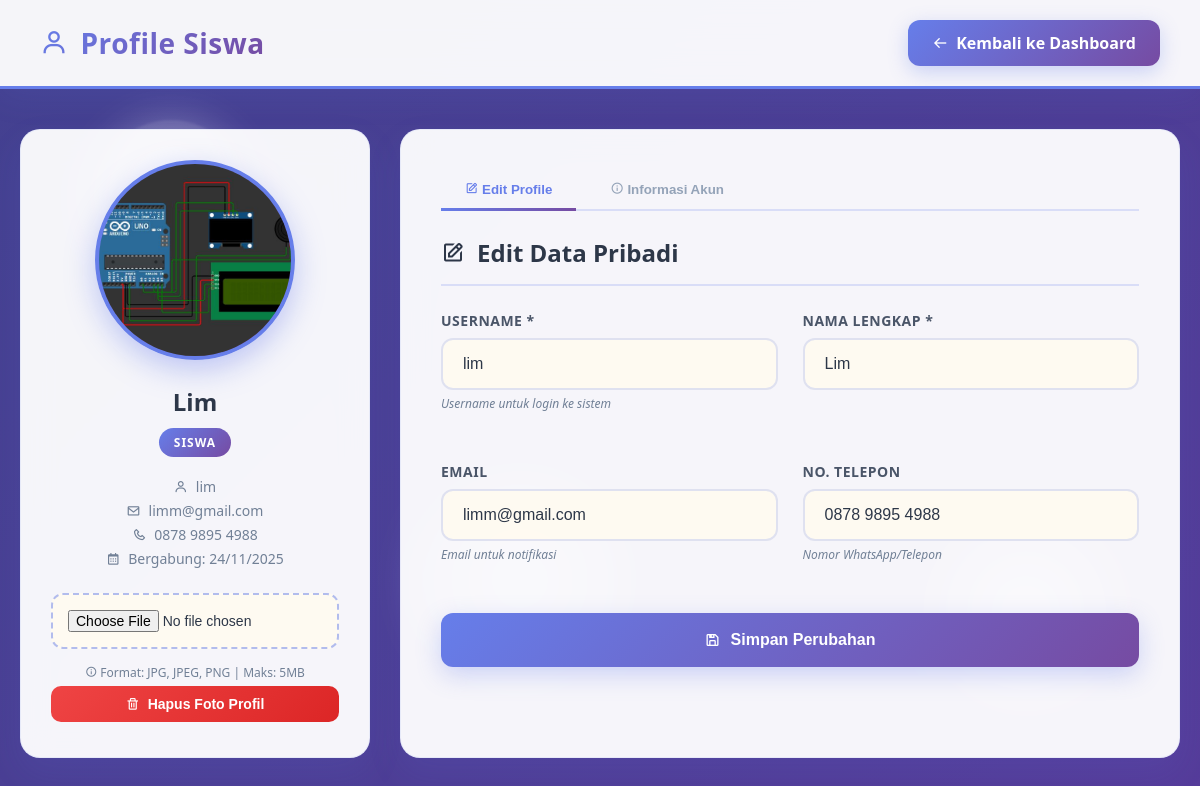
Page /profil.php (signed in) on the committed database.
### tables this page shows
CREATE TABLE `users` (
  `ID` int(11) NOT NULL,
  `USERNAME` varchar(100) NOT NULL,
  `PASSWORD` varchar(100) NOT NULL,
  `ROLE` enum('Admin','Guru_BK','Siswa') DEFAULT NULL,
  `NAMA_LENGKAP` varchar(100) NOT NULL,
  `EMAIL` varchar(100) DEFAULT NULL,
  `NO_TELEPON` varchar(15) DEFAULT NULL,
  `STATUS` enum('Aktif','Tidak_Aktif') DEFAULT 'Aktif',
  `CREATED_AT` timestamp NOT NULL DEFAULT current_timestamp(),
  `UPDATED_AT` timestamp NOT NULL DEFAULT current_timestamp() ON UPDATE current_timestamp()
);

### profil.php (the view, shortened to what this page needs)
<?php
include 'koneksi.php';
$user_id = $_SESSION['user_id'];
$role = $_SESSION['role'];
$nama_lengkap = $_SESSION['nama_lengkap'];
$sql_user = "SELECT * FROM users WHERE ID = ?";
$stmt_user = $koneksi->prepare($sql_user);
$stmt_user->bind_param("i", $user_id);
$stmt_user->execute();
$result_user = $stmt_user->get_result();
$user_data = $result_user->fetch_assoc();
$default_photo = 'https://ui-avatars.com/api/?name=' . urlencode($nama_lengkap) . '&background=' . ($role == 'Admin' ? '8b5cf6' : ($role == 'Guru_BK' ? '3182ce' : '667eea')) . '&color=fff&size=150';
$has_photo = false;
$profile_photo = $default_photo;
$profile_files = glob('uploads/profile_' . $user_id . '.*');
if (!empty($profile_files)) {
    foreach ($profile_files as $file) {
        $ext = strtolower(pathinfo($file, PATHINFO_EXTENSION));
        if (in_array($ext, ['jpg', 'jpeg', 'png', 'gif'])) {
            $profile_photo = $file;
            $has_photo = true;
            break;
        }
    }
}
if ($role == 'Admin') {
    $dashboard_link = "admin_dashboard.php";
} elseif ($role == 'Guru_BK') {
    $dashboard_link = "dashboard_guru.php";
} else {
    $dashboard_link = "dashboard_siswa.php";
}
$page_title = "Profile " . ($role == 'Guru_BK' ? 'Guru BK' : $role);
?>
<!DOCTYPE html>
<html lang="id">
<head>
    <link href="https://unpkg.com/boxicons@2.1.4/css/boxicons.min.css" rel="stylesheet">
</head>
<body>
    <div class="header">
        <h1><i class='bx bx-user'></i> <?php echo $page_title; ?></h1>
        <div class="user-info">
            <a href="<?php echo $dashboard_link; ?>" class="back-btn">
                <i class='bx bx-arrow-back'></i>
                Kembali ke Dashboard
            </a>
        </div>
    </div>
    <div class="container">
        <div class="profile-container">
            <div class="sidebar">
                <div class="profile-pic-container">
                    <div class="profile-pic">
                        <?php if ($has_photo): ?>
                            <img src="<?php echo $profile_photo . '?t=' . time(); ?>" alt="Profile Photo"
                                 onerror="this.onerror=null; this.style.display='none'; this.parentNode.innerHTML='<i class=\'bx bx-user\'></i>'">
                        <?php else: ?>
                            <i class='bx bx-user'></i>
                        <?php endif; ?>
                    </div>
                </div>
                <div class="profile-info">
                    <h3><?php echo htmlspecialchars($user_data['NAMA_LENGKAP']); ?></h3>
                    <span class="role-badge">
                        <?php echo $role == 'Guru_BK' ? 'Guru BK' : $role; ?>
                    </span>
                    <p><i class='bx bx-user'></i> <?php echo htmlspecialchars($user_data['USERNAME']); ?></p>
                    <p><i class='bx bx-envelope'></i> <?php echo htmlspecialchars($user_data['EMAIL'] ?? 'Belum diatur'); ?></p>
                    <p><i class='bx bx-phone'></i> <?php echo htmlspecialchars($user_data['NO_TELEPON'] ?? 'Belum diatur'); ?></p>
                    <p><i class='bx bx-calendar'></i> Bergabung: <?php echo date('d/m/Y', strtotime($user_data['CREATED_AT'])); ?></p>
                    <div class="photo-actions">
                        <form method="POST" action="" enctype="multipart/form-data" id="photoForm">
                            <div class="file-input-wrapper">
                                <input type="file" name="profile_photo" id="profile_photo"
                                       accept="image/jpeg,image/jpg,image/png"
                                       class="file-input" onchange="validateFile(this)">
                            </div>
                            <div class="photo-instructions">
                                <i class='bx bx-info-circle'></i> Format: JPG, JPEG, PNG | Maks: 5MB
                            </div>
                        </form>
                        <?php if ($has_photo): ?>
                        <form method="POST" action="" onsubmit="return confirm('Yakin ingin menghapus foto profil?')">
                            <button type="submit" class="delete-btn">
                                <i class='bx bx-trash'></i>
                                Hapus Foto Profil
                            </button>
                        </form>
                        <?php endif; ?>
                    </div>
                </div>
            </div>
            <div class="main-content">
                <div class="tabs">
                    <button class="tab active" onclick="showTab('profile')">
                        <i class='bx bx-edit'></i>
                        Edit Profile
                    </button>
                    <button class="tab" onclick="showTab('info')">
                        <i class='bx bx-info-circle'></i>
                        Informasi Akun
                    </button>
                </div>
                <div id="profile-tab" class="tab-content active">
                    <h3 class="section-title">
                        <i class='bx bx-edit'></i>
                        Edit Data Pribadi
                    </h3>
                    <form method="POST" action="">
                        <div class="form-grid">
                            <div class="form-group">
                                <label>Username *</label>
                                <input type="text" name="username" value="<?php echo htmlspecialchars($user_data['USERNAME']); ?>" required>
                                <div class="info-text">Username untuk login ke sistem</div>
                            </div>
                            <div class="form-group">
                                <label>Nama Lengkap *</label>
                                <input type="text" name="nama_lengkap" value="<?php echo htmlspecialchars($user_data['NAMA_LENGKAP']); ?>" required>
                            </div>
                        </div>
                        <div class="form-grid">
                            <div class="form-group">
                                <label>Email</label>
                                <input type="email" name="email" value="<?php echo htmlspecialchars($user_data['EMAIL'] ?? ''); ?>" placeholder="example@email.com">
                                <div class="info-text">Email untuk notifikasi</div>
                            </div>
                            <div class="form-group">
                                <label>No. Telepon</label>
                                <input type="tel" name="no_telepon" value="<?php echo htmlspecialchars($user_data['NO_TELEPON'] ?? ''); ?>" placeholder="0812-3456-7890">
                                <div class="info-text">Nomor WhatsApp/Telepon</div>
                            </div>
                        </div>
                        <button type="submit" class="submit-btn">
                            <i class='bx bx-save'></i>
                            Simpan Perubahan
                        </button>
                    </form>
                </div>
            </div>
        </div>
    </div>
</body>
</html>

### rows in the picture
users: NAMA_LENGKAP "Lim", USERNAME "lim", EMAIL "limm@gmail.com", NO_TELEPON "0878 9895 4988", CREATED_AT "24/11/2025", username "lim", nama_lengkap "Lim", email "limm@gmail.com", no_telepon "0878 9895 4988"

### other values in the picture
$page_title "Profile Siswa"
$role "SISWA"
